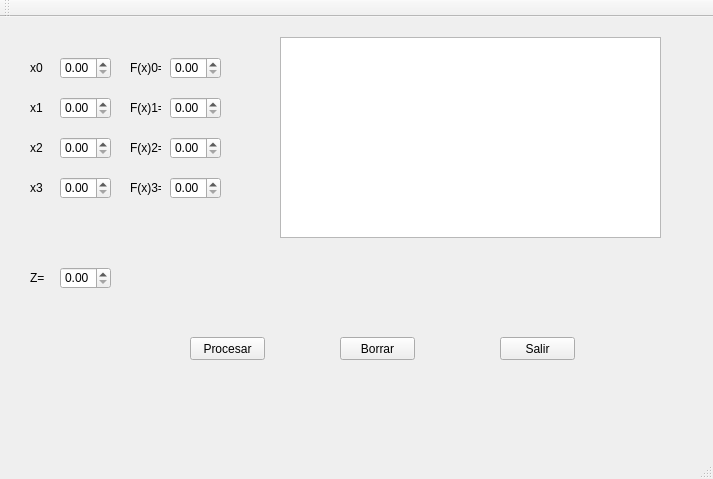
<?xml version="1.0" encoding="UTF-8"?>
<ui version="4.0">
 <class>MainWindow</class>
 <widget class="QMainWindow" name="MainWindow">
  <property name="geometry">
   <rect>
    <x>0</x>
    <y>0</y>
    <width>713</width>
    <height>479</height>
   </rect>
  </property>
  <property name="windowTitle">
   <string>MainWindow</string>
  </property>
  <widget class="QWidget" name="centralWidget">
   <widget class="QDoubleSpinBox" name="x1">
    <property name="geometry">
     <rect>
      <x>60</x>
      <y>40</y>
      <width>51</width>
      <height>22</height>
     </rect>
    </property>
   </widget>
   <widget class="QDoubleSpinBox" name="y1">
    <property name="geometry">
     <rect>
      <x>170</x>
      <y>40</y>
      <width>51</width>
      <height>22</height>
     </rect>
    </property>
   </widget>
   <widget class="QDoubleSpinBox" name="x2">
    <property name="geometry">
     <rect>
      <x>60</x>
      <y>80</y>
      <width>51</width>
      <height>22</height>
     </rect>
    </property>
   </widget>
   <widget class="QDoubleSpinBox" name="y4">
    <property name="geometry">
     <rect>
      <x>170</x>
      <y>160</y>
      <width>51</width>
      <height>22</height>
     </rect>
    </property>
   </widget>
   <widget class="QDoubleSpinBox" name="x4">
    <property name="geometry">
     <rect>
      <x>60</x>
      <y>160</y>
      <width>51</width>
      <height>22</height>
     </rect>
    </property>
   </widget>
   <widget class="QDoubleSpinBox" name="y3">
    <property name="geometry">
     <rect>
      <x>170</x>
      <y>120</y>
      <width>51</width>
      <height>22</height>
     </rect>
    </property>
   </widget>
   <widget class="QDoubleSpinBox" name="y2">
    <property name="geometry">
     <rect>
      <x>170</x>
      <y>80</y>
      <width>51</width>
      <height>22</height>
     </rect>
    </property>
   </widget>
   <widget class="QDoubleSpinBox" name="x3">
    <property name="geometry">
     <rect>
      <x>60</x>
      <y>120</y>
      <width>51</width>
      <height>22</height>
     </rect>
    </property>
   </widget>
   <widget class="QTextEdit" name="Texto">
    <property name="geometry">
     <rect>
      <x>280</x>
      <y>20</y>
      <width>381</width>
      <height>201</height>
     </rect>
    </property>
   </widget>
   <widget class="QLabel" name="label_2">
    <property name="geometry">
     <rect>
      <x>130</x>
      <y>40</y>
      <width>31</width>
      <height>21</height>
     </rect>
    </property>
    <property name="text">
     <string>F(x)0=</string>
    </property>
   </widget>
   <widget class="QPushButton" name="Procesar">
    <property name="geometry">
     <rect>
      <x>190</x>
      <y>320</y>
      <width>75</width>
      <height>23</height>
     </rect>
    </property>
    <property name="text">
     <string>Procesar</string>
    </property>
   </widget>
   <widget class="QPushButton" name="Borrar">
    <property name="geometry">
     <rect>
      <x>340</x>
      <y>320</y>
      <width>75</width>
      <height>23</height>
     </rect>
    </property>
    <property name="text">
     <string>Borrar</string>
    </property>
   </widget>
   <widget class="QPushButton" name="Salir">
    <property name="geometry">
     <rect>
      <x>500</x>
      <y>320</y>
      <width>75</width>
      <height>23</height>
     </rect>
    </property>
    <property name="text">
     <string>Salir</string>
    </property>
   </widget>
   <widget class="QLabel" name="label_3">
    <property name="geometry">
     <rect>
      <x>130</x>
      <y>80</y>
      <width>31</width>
      <height>21</height>
     </rect>
    </property>
    <property name="text">
     <string>F(x)1=</string>
    </property>
   </widget>
   <widget class="QLabel" name="label_4">
    <property name="geometry">
     <rect>
      <x>130</x>
      <y>120</y>
      <width>31</width>
      <height>21</height>
     </rect>
    </property>
    <property name="text">
     <string>F(x)2=</string>
    </property>
   </widget>
   <widget class="QLabel" name="label_5">
    <property name="geometry">
     <rect>
      <x>130</x>
      <y>160</y>
      <width>31</width>
      <height>21</height>
     </rect>
    </property>
    <property name="text">
     <string>F(x)3=</string>
    </property>
   </widget>
   <widget class="QLabel" name="label">
    <property name="geometry">
     <rect>
      <x>30</x>
      <y>40</y>
      <width>21</width>
      <height>21</height>
     </rect>
    </property>
    <property name="text">
     <string>x0</string>
    </property>
   </widget>
   <widget class="QLabel" name="label_6">
    <property name="geometry">
     <rect>
      <x>30</x>
      <y>80</y>
      <width>21</width>
      <height>21</height>
     </rect>
    </property>
    <property name="text">
     <string>x1</string>
    </property>
   </widget>
   <widget class="QLabel" name="label_7">
    <property name="geometry">
     <rect>
      <x>30</x>
      <y>120</y>
      <width>21</width>
      <height>21</height>
     </rect>
    </property>
    <property name="text">
     <string>x2</string>
    </property>
   </widget>
   <widget class="QLabel" name="label_8">
    <property name="geometry">
     <rect>
      <x>30</x>
      <y>160</y>
      <width>21</width>
      <height>21</height>
     </rect>
    </property>
    <property name="text">
     <string>x3</string>
    </property>
   </widget>
   <widget class="QLabel" name="label_9">
    <property name="geometry">
     <rect>
      <x>30</x>
      <y>250</y>
      <width>21</width>
      <height>21</height>
     </rect>
    </property>
    <property name="text">
     <string>Z=</string>
    </property>
   </widget>
   <widget class="QDoubleSpinBox" name="x4_2">
    <property name="geometry">
     <rect>
      <x>60</x>
      <y>250</y>
      <width>51</width>
      <height>22</height>
     </rect>
    </property>
   </widget>
  </widget>
  <widget class="QMenuBar" name="menuBar">
   <property name="geometry">
    <rect>
     <x>0</x>
     <y>0</y>
     <width>713</width>
     <height>21</height>
    </rect>
   </property>
  </widget>
  <widget class="QToolBar" name="mainToolBar">
   <attribute name="toolBarArea">
    <enum>TopToolBarArea</enum>
   </attribute>
   <attribute name="toolBarBreak">
    <bool>false</bool>
   </attribute>
  </widget>
  <widget class="QStatusBar" name="statusBar"/>
 </widget>
 <layoutdefault spacing="6" margin="11"/>
 <resources/>
 <connections/>
</ui>
